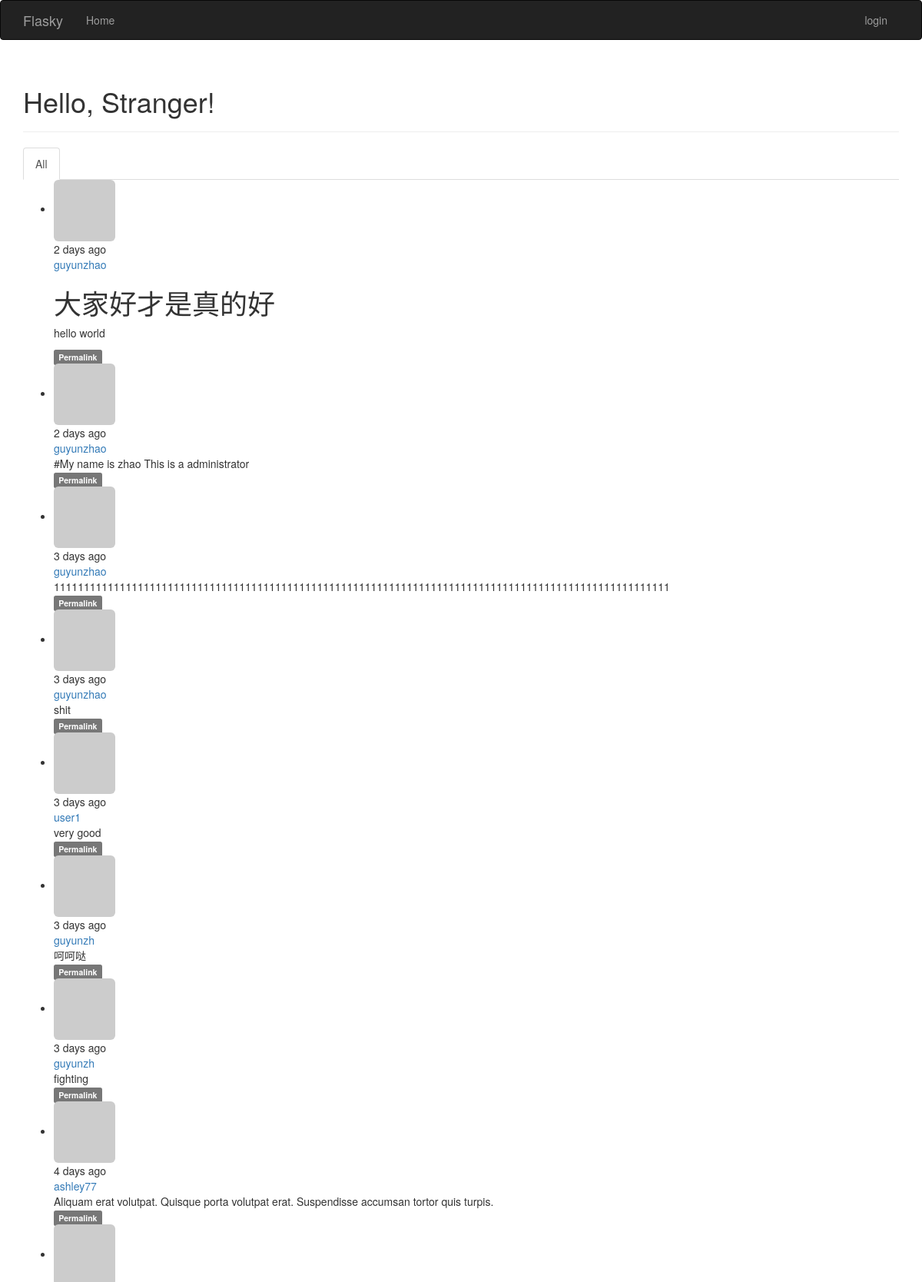
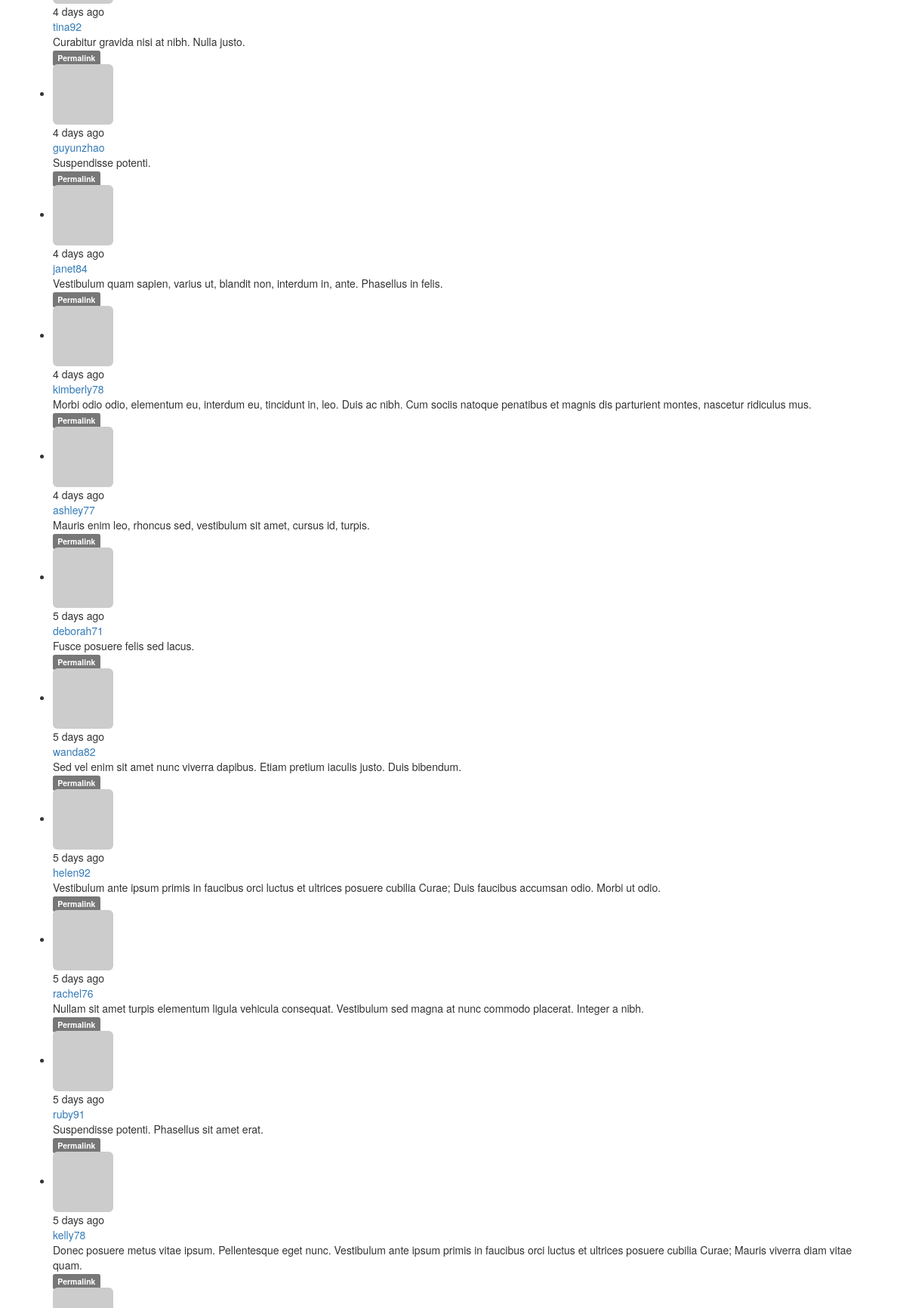
The page / (upper part) on the database its author committed (2 pictures, top to bottom).
### App/models.py (models this page shows, shortened)
class Post(db.Model):
    __tablename__='posts'
    id=db.Column(db.Integer ,primary_key=True)
    body=db.Column(db.Text )
    timestamp=db.Column(db.DateTime,index=True,default=datetime.utcnow)
    author_id=db.Column(db.Integer,db.ForeignKey('users.id'))
    body_html=db.Column(db.Text)

class User(UserMixin,db.Model):
    __tablename__='users'
    id=db.Column(db.Integer,primary_key=True)
    username=db.Column(db.String(64),unique=True,index=True)
    role_id=db.Column(db.Integer,db.ForeignKey('roles.id'))#外键
    password_hash =db.Column(db.String(128))
    email=db.Column(db.String(64),unique=True,index=True)
    confirmed=db.Column(db.Boolean,default=False)   #判断用户是否已经确认过了
    name=db.Column(db.String(64))
    location=db.Column(db.String(64))
    about_me=db.Column(db.Text())
    member_since=db.Column(db.DateTime(),default=datetime.utcnow)
    last_seen=db.Column(db.DateTime(),default=datetime.utcnow)#default为默认值，可直接指定函数
    avatar_hash = db.Column(db.String(32))
    posts=db.relationship('Post',backref='author',lazy='dynamic')
    followed=db.relationship('Follow',foreign_keys=[Follow.follower_id],backref=db.backref('follower',lazy='joined'),
                             lazy='dynamic',cascade='all,delete-orphan')
    followers=db.relationship('Follow',foreign_keys=[Follow.followed_id],backref=db.backref('followed',lazy='joined'),
                              lazy='dynamic',cascade='all,delete-orphan')
    @property       #规定了密码不能被读取
    def password(self):
        raise AttributeError('password is not a readable attribute')
    def gravatar(self,size=100,default='identicon',rating='g'):#构建Gravatar URL方法。
        if request.is_secure:
            url='https://secure.gravatar.com/avatar'
        else:
            url='http://www.gravatar.com/avatar'
        hash=self.avatar_hash or hashlib.md5(self.email.encode('utf-8')).hexdigest()
        return '{url}/{hash}?s={size}&d={default}&r={rating}'.format(url=url,hash=hash,size=size,default=default,rating=rating)

### App/main/views.py (the view)
@main.route('/', methods=['GET', 'POST'])
def index():
    form = PostForm()
    if current_user.can(Permission.WRITE_ARTICLES) and form.validate_on_submit():
        post = Post(body=form.body.data, author=current_user._get_current_object())
        db.session.add(post)
        return redirect(url_for('.index'))
    page = request.args.get('page', 1, type=int)
    show_followed=False
    show_myself=False
    if current_user.is_authenticated:
        show_followed = bool(request.cookies.get('show_followed',''))
        show_myself = bool(request.cookies.get('show_myself',''))
    if show_followed:
        query=current_user.followed_posts.order_by(Post.timestamp.desc())
    elif show_myself:
        query=current_user.posts.order_by(Post.timestamp.desc())
    else:
        query=Post.query.order_by(Post.timestamp.desc())
    pagination = query.paginate(
        page, per_page=current_app.config['FLASKY_POSTS_PER_PAGE'], error_out=False
    )
    posts = pagination.items
    return render_template('index.html', form=form, posts=posts, show_followed=show_followed,
                           show_myself=show_myself,pagination=pagination)

### App/auth/views.py (called while the page is built)
@auth.before_app_request        #before_app_request是一个钩子，每次请求都会调用该视图函数
def before_request():           #用来处理注册但是未邮箱确认的用户所能看到的信息
    if current_user.is_authenticated :
        current_user.ping()
        if not current_user.confirmed and request.endpoint[:5] !='auth.'\
                                        and request.endpoint !='static':
            return redirect(url_for('auth.unconfirmed'))

### App/main/__init__.py (called while the page is built)
@main.app_context_processor     #上下文处理器，让定义的变量在所有模板中全局可访问
def inject_permissions():
    return dict(Permission=Permission)

### App/models.py (called while the page is built)
    def can(self,permissions):
        return False

    def is_administrator(self):
        return False

### App/templates/index.html (shortened to what this page needs)
{% extends "base.html" %}
{% import 'bootstrap/wtf.html' as wtf %}
{% import "_macros.html" as macros %}
{% block page_content %}
<div class="page-header">
    <h1>Hello, {% if current_user.is_authenticated %}{{ current_user.username }}{% else %}Stranger{% endif %}!</h1>
</div>
<div class="post-tabs">
    <ul class="nav nav-tabs">
        <li{% if not show_followed and not show_myself %} class="active"{% endif %}><a href="{{ url_for('.show_all') }}">All</a></li>
    </ul>
    {% include '_posts.html' %}
</div>
{% endblock %}

### App/templates/_posts.html (shortened to what this page needs)
<ul class="posts">
    {% for post in posts %}
    <li class="post">
        <div class="post-thumbnail">
            <a href="{{ url_for('.user', username=post.author.username) }}">
                <img class="img-rounded profile-thumbnail" src="{{ post.author.gravatar(size=40) }}">
            </a>
        </div>
        <div class="post-content">
            <div class="post-date">{{ moment(post.timestamp).fromNow() }}</div>
            <div class="post-author"><a href="{{ url_for('.user', username=post.author.username) }}">{{ post.author.username }}</a></div>
            <div class="post-body">
                {% if post.body_html %}
                    {{ post.body_html | safe }}
                {% else %}
                    {{ post.body }}
                {% endif %}
            </div>
            <div class="post-footer">
                <a href="{{ url_for('.post',id=post.id ) }}">
                    <span class="label label-default">Permalink</span>
                </a>
            </div>
        </div>
    </li>
    {% endfor %}
</ul>

### rows shown on the page
Post: timestamp "2 days ago", author.username "guyunzhao", body_html "大家好才是真的好 hello world"
Post: timestamp "2 days ago", author.username "guyunzhao", body "#My name is zhao This is a administrator"
Post: timestamp "3 days ago", author.username "guyunzhao", body "1111111111111111111111111111111111111111111111111111111111111111111111111111111111111111111111111111111"
Post: timestamp "3 days ago", author.username "guyunzhao", body "shit"
Post: timestamp "3 days ago", author.username "user1", body "very good"
Post: timestamp "3 days ago", author.username "guyunzh", body "呵呵哒"
Post: timestamp "3 days ago", author.username "guyunzh", body "fighting"
Post: timestamp "4 days ago", author.username "ashley77", body "Aliquam erat volutpat. Quisque porta volutpat erat. Suspendisse accumsan tortor quis turpis."
Post: timestamp "4 days ago", author.username "tina92", body "Curabitur gravida nisi at nibh. Nulla justo."
Post: timestamp "4 days ago", author.username "guyunzhao", body "Suspendisse potenti."
Post: timestamp "4 days ago", author.username "janet84", body "Vestibulum quam sapien, varius ut, blandit non, interdum in, ante. Phasellus in felis."
Post: timestamp "4 days ago", author.username "kimberly78", body "Morbi odio odio, elementum eu, interdum eu, tincidunt in, leo. Duis ac nibh. Cum sociis natoque penatibus et magnis dis parturient montes, nascetur ridiculus mus."
Post: timestamp "4 days ago", author.username "ashley77", body "Mauris enim leo, rhoncus sed, vestibulum sit amet, cursus id, turpis."
Post: timestamp "5 days ago", author.username "deborah71", body "Fusce posuere felis sed lacus."
Post: timestamp "5 days ago", author.username "wanda82", body "Sed vel enim sit amet nunc viverra dapibus. Etiam pretium iaculis justo. Duis bibendum."
Post: timestamp "5 days ago", author.username "helen92", body "Vestibulum ante ipsum primis in faucibus orci luctus et ultrices posuere cubilia Curae; Duis faucibus accumsan odio. Morbi ut odio."
Post: timestamp "5 days ago", author.username "rachel76", body "Nullam sit amet turpis elementum ligula vehicula consequat. Vestibulum sed magna at nunc commodo placerat. Integer a nibh."
Post: timestamp "5 days ago", author.username "ruby91", body "Suspendisse potenti. Phasellus sit amet erat."
Post: timestamp "5 days ago", author.username "kelly78", body "Donec posuere metus vitae ipsum. Pellentesque eget nunc. Vestibulum ante ipsum primis in faucibus orci luctus et ultrices posuere cubilia Curae; Mauris viverra diam vitae quam."
